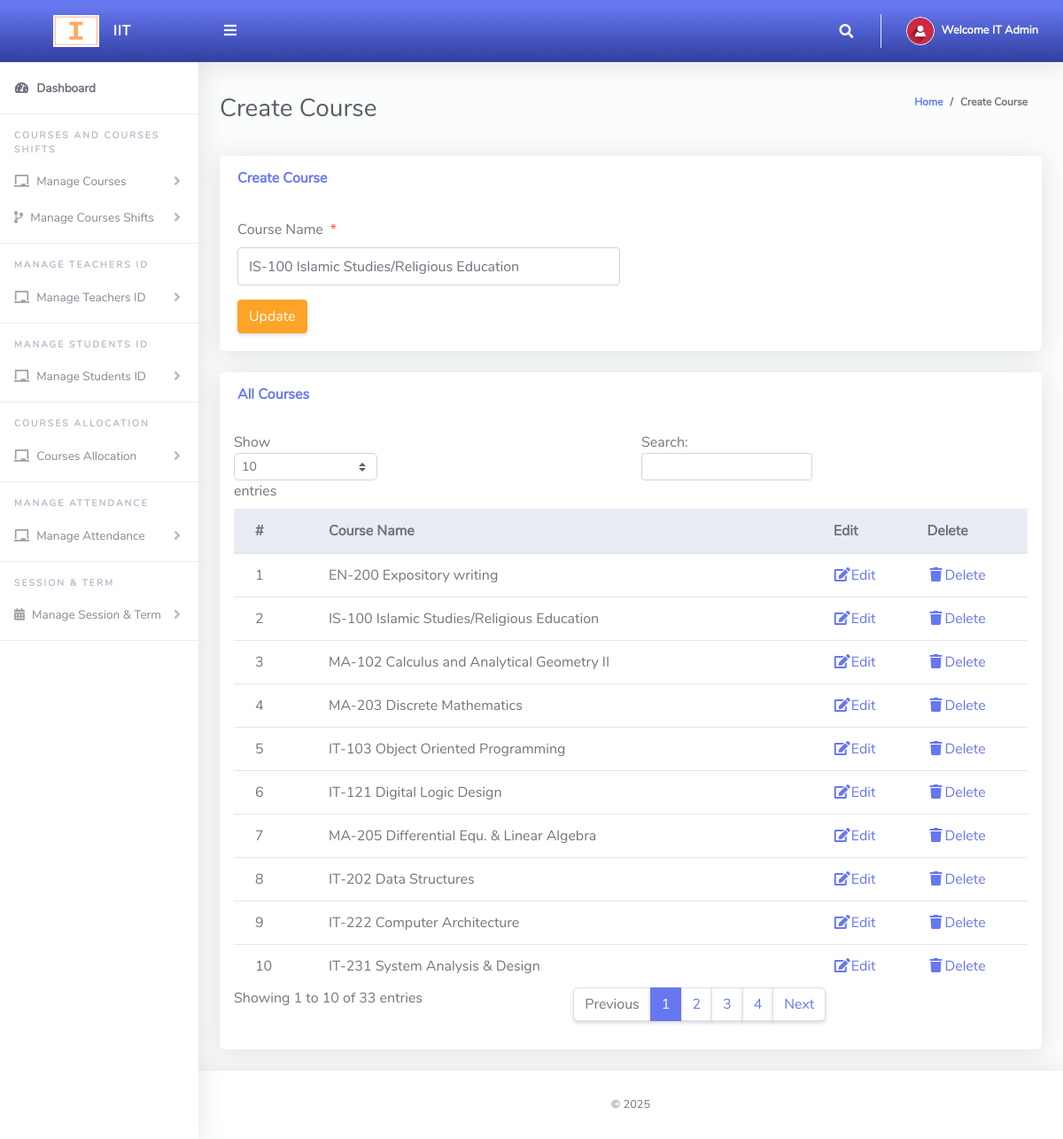
Page /Admin/createCourse.php?action=edit&Id=91 (signed in) on the committed database.
### tables this page shows
CREATE TABLE `tblcourse` (
  `Id` int(3) NOT NULL,
  `courseName` varchar(200) NOT NULL
);

### Admin/createCourse.php (the view, shortened to what this page needs)
<?php
include '../Includes/dbcon.php';
 if (isset($_GET['Id']) && isset($_GET['action']) && $_GET['action'] == "edit")
	{
        $Id= $_GET['Id'];
        $query=mysqli_query($conn,"select * from tblcourse where Id ='$Id'");
        $row=mysqli_fetch_array($query);
    }
?>
<!DOCTYPE html>
<html lang="en">
<head>
  <link href="../vendor/fontawesome-free/css/all.min.css" rel="stylesheet" type="text/css">
  <link href="../vendor/bootstrap/css/bootstrap.min.css" rel="stylesheet" type="text/css">
  <link href="css/ruang-admin.min.css" rel="stylesheet">
</head>
<body id="page-top">
  <div id="wrapper">
      <?php include "Includes/sidebar.php";?>
    <div id="content-wrapper" class="d-flex flex-column">
      <div id="content">
       <?php include "Includes/topbar.php";?>
        <div class="container-fluid" id="container-wrapper">
          <div class="d-sm-flex align-items-center justify-content-between mb-4">
            <h1 class="h3 mb-0 text-gray-800">Create Course</h1>
            <ol class="breadcrumb">
              <li class="breadcrumb-item"><a href="./">Home</a></li>
              <li class="breadcrumb-item active" aria-current="page">Create Course</li>
            </ol>
          </div>
          <div class="row">
            <div class="col-lg-12">
              <div class="card mb-4">
                <div class="card-header py-3 d-flex flex-row align-items-center justify-content-between">
                  <h6 class="m-0 font-weight-bold text-primary">Create Course</h6>
                </div>
                <div class="card-body">
                  <form method="post">
                    <div class="form-group row mb-3">
                        <div class="col-xl-6">
                            <label class="form-control-label">Course Name<span class="text-danger ml-2">*</span></label>
                      <input type="text" class="form-control" name="courseName" value="<?php echo $row['courseName'];?>" id="exampleInputFirstName" placeholder="Class Name">
                        </div>
                    </div>
                      <?php
                    if (isset($Id))
                    {
                    ?>
                    <button type="submit" name="update" class="btn btn-warning">Update</button>
                    <?php
                    } else {
                    ?>
                    <button type="submit" name="save" class="btn btn-primary">Save</button>
                    <?php
                    }
                    ?>
                  </form>
                </div>
              </div>
                 <div class="row">
              <div class="col-lg-12">
              <div class="card mb-4">
                <div class="card-header py-3 d-flex flex-row align-items-center justify-content-between">
                  <h6 class="m-0 font-weight-bold text-primary">All Courses</h6>
                </div>
                <div class="table-responsive p-3">
                  <table class="table align-items-center table-flush table-hover" id="dataTableHover">
                    <thead class="thead-light">
                      <tr>
                        <th>#</th>
                        <th>Course Name</th>
                        <th>Edit</th>
                        <th>Delete</th>
                      </tr>
                    </thead>
                    <tbody>
                  <?php
                      $query = "SELECT * FROM tblcourse";
                      $rs = $conn->query($query);
                      $num = $rs->num_rows;
                      $sn=0;
                      if($num > 0)
                      {
                        while ($rows = $rs->fetch_assoc())
                          {
                             $sn = $sn + 1;
                            echo"
                              <tr>
                                <td>".$sn."</td>
                                <td>".$rows['courseName']."</td>
                                <td><a href='?action=edit&Id=".$rows['Id']."'><i class='fas fa-fw fa-edit'></i>Edit</a></td>
                                <td><a href='?action=delete&Id=".$rows['Id']."'><i class='fas fa-fw fa-trash'></i>Delete</a></td>
                              </tr>";
                          }
                      }
                      else
                      {
                           echo
                           "<div class='alert alert-danger' role='alert'>
                            No Record Found!
                            </div>";
                      }
                      ?>
                    </tbody>
                  </table>
                </div>
              </div>
            </div>
            </div>
          </div>
        </div>
      </div>
       <?php include "Includes/footer.php";?>
    </div>
  </div>
</body>
</html>

### Admin/Includes/topbar.php (shortened to what this page needs)
<?php
  $query = "SELECT * FROM tbladmin WHERE Id = ".$_SESSION['userId']."";
  $rs = $conn->query($query);
  $rows = $rs->fetch_assoc();
  $fullName = $rows['firstName']." ".$rows['lastName'];
?>
<nav class="navbar navbar-expand navbar-light bg-gradient-primary topbar mb-4 static-top">
          <button id="sidebarToggleTop" class="btn btn-link rounded-circle mr-3">
            <i class="fa fa-bars"></i>
          </button>
          <ul class="navbar-nav ml-auto">
            <li class="nav-item dropdown no-arrow">
              <a class="nav-link dropdown-toggle" href="#" id="searchDropdown" role="button" data-toggle="dropdown"
                aria-haspopup="true" aria-expanded="false">
                <i class="fas fa-search fa-fw"></i>
              </a>
            </li>
            <li class="nav-item dropdown no-arrow">
              <a class="nav-link dropdown-toggle" href="#" id="userDropdown" role="button" data-toggle="dropdown"
                aria-haspopup="true" aria-expanded="false">
                <img class="img-profile rounded-circle" src="img/user-icn.png" style="max-width: 60px">
                <span class="ml-2 d-none d-lg-inline text-white small"><b>Welcome <?php echo $fullName;?></b></span>
              </a>
            </li>
          </ul>
        </nav>

### rows in the picture
tblcourse: courseName "IS-100 Islamic Studies/Religious Education"
tblcourse: courseName "EN-200 Expository writing"
tblcourse: courseName "MA-102 Calculus and Analytical Geometry II"
tblcourse: courseName "MA-203 Discrete Mathematics"
tblcourse: courseName "IT-103 Object Oriented Programming"
tblcourse: courseName "IT-121 Digital Logic Design"
tblcourse: courseName "MA-205 Differential Equ. & Linear Algebra"
tblcourse: courseName "IT-202 Data Structures"
tblcourse: courseName "IT-222 Computer Architecture"
tblcourse: courseName "IT-231 System Analysis & Design"

### other values in the picture
$fullName "IT Admin"
